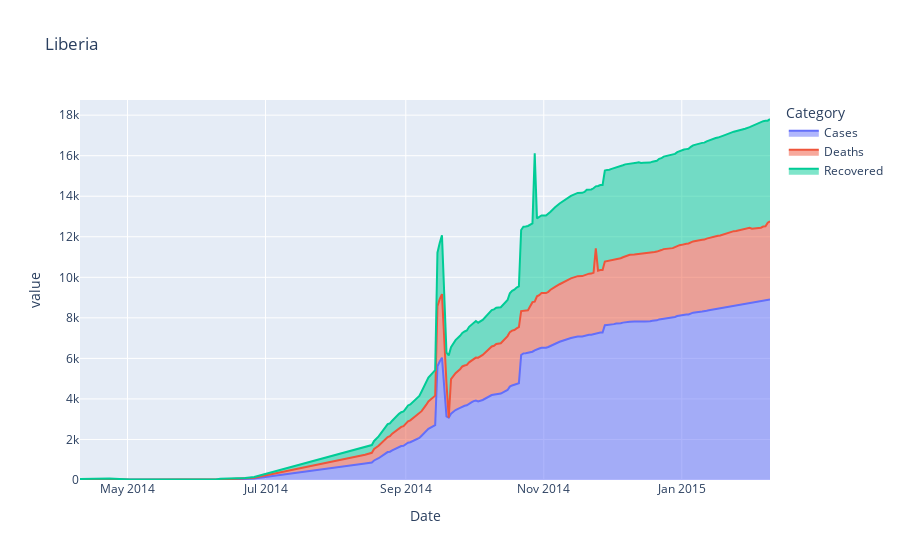

The notebook cell this image was saved under:
### Code cell
# Sierra Leone

df_Liberia= df_1[df_1['Country']=='Liberia']
df_Liberia= df_Liberia.groupby('Date')['Cases', 'Deaths', 'Recovered'].sum()
df_Liberia= df_Liberia.reset_index()

df_Liberia['Cases']=df_Liberia['Cases'].abs()
df_Liberia['Recovered']=df_Liberia['Recovered'].abs()
df_Liberia['Deaths']=df_Liberia['Deaths'].abs()

#--------------


fig=px.area(df_Liberia.melt(id_vars='Date',value_vars=['Cases', 'Deaths', 'Recovered']),x='Date',y='value',color='Category',title='Liberia')
fig.show()

### Figure 1 — Plotly figure (JSON) as saved in the notebook; plotly's stock layout.template omitted (floating-point values rounded to 4 significant figures; data arrays with more than 128 entries replaced by an {"elided": "..."} marker saying what was removed)
{"data": [{"hoverlabel": {"namelength": 0}, "hovertemplate": "Category=Cases<br>Date=%{x}<br>value=%{y}", "legendgroup": "Cases", "line": {"color": "#636efa"}, "mode": "lines", "name": "Cases", "orientation": "v", "showlegend": true, "stackgroup": "1", "type": "scatter", "x": {"elided": "156 str values"}, "xaxis": "x", "y": {"elided": "156 int values"}, "yaxis": "y"}, {"hoverlabel": {"namelength": 0}, "hovertemplate": "Category=Deaths<br>Date=%{x}<br>value=%{y}", "legendgroup": "Deaths", "line": {"color": "#EF553B"}, "mode": "lines", "name": "Deaths", "orientation": "v", "showlegend": true, "stackgroup": "1", "type": "scatter", "x": {"elided": "156 str values"}, "xaxis": "x", "y": {"elided": "156 int values"}, "yaxis": "y"}, {"hoverlabel": {"namelength": 0}, "hovertemplate": "Category=Recovered<br>Date=%{x}<br>value=%{y}", "legendgroup": "Recovered", "line": {"color": "#00cc96"}, "mode": "lines", "name": "Recovered", "orientation": "v", "showlegend": true, "stackgroup": "1", "type": "scatter", "x": {"elided": "156 str values"}, "xaxis": "x", "y": {"elided": "156 int values"}, "yaxis": "y"}], "layout": {"legend": {"title": {"text": "Category"}, "tracegroupgap": 0}, "title": {"text": "Liberia"}, "xaxis": {"anchor": "y", "domain": [0, 1], "title": {"text": "Date"}}, "yaxis": {"anchor": "x", "domain": [0, 1], "title": {"text": "value"}}}}
